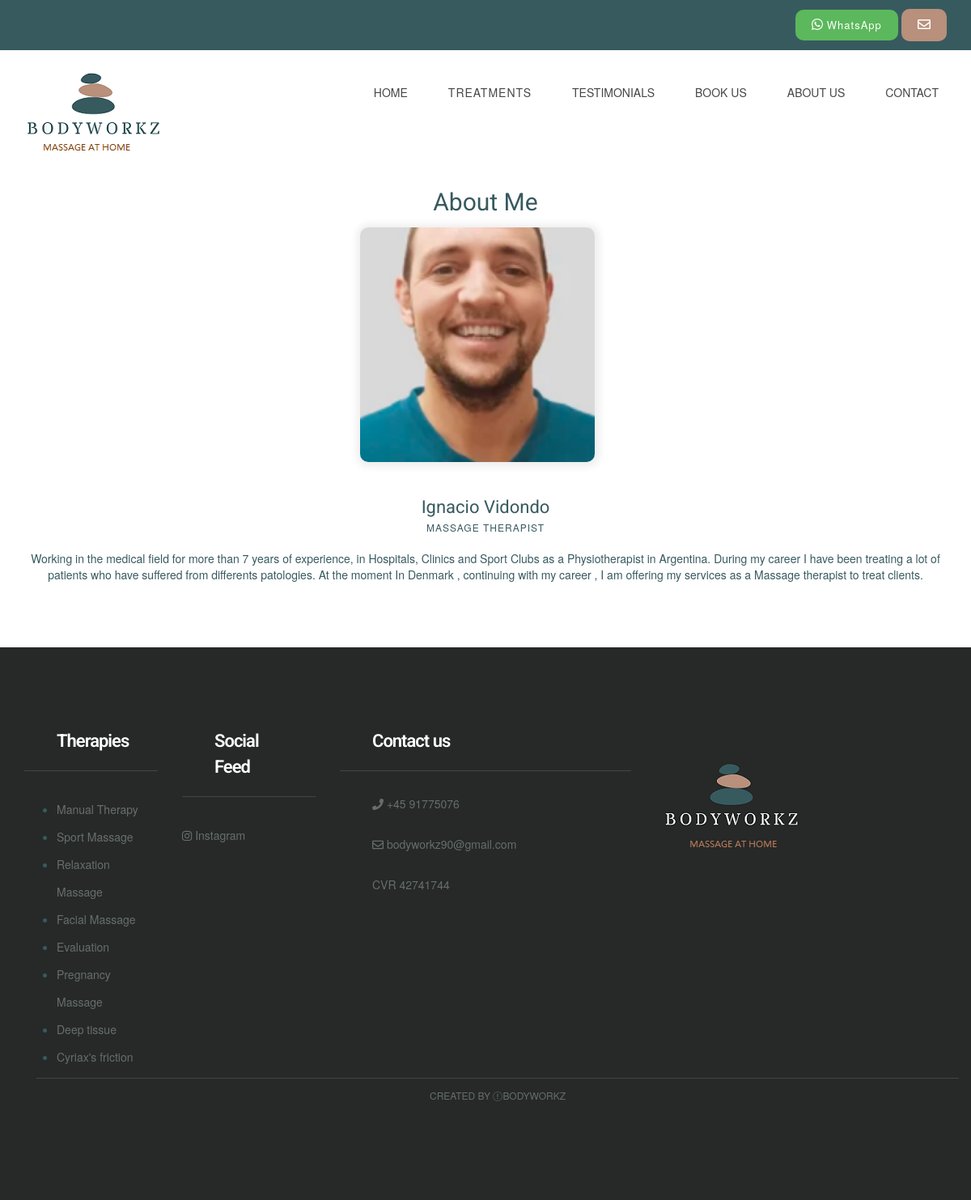
The page /our_therapist/ on the database its author committed.
### MainApp/models.py (models this page shows, shortened)
class Therapist(models.Model):
    name = models.CharField(max_length=200,verbose_name="Nombre")
    image = models.ImageField( upload_to="Images")
    terapia = models.CharField(max_length=200,verbose_name="Terapia")
    description = models.TextField(default="R")
    class Meta:
            verbose_name="Terapeuta"
            verbose_name_plural="Terapeutas"

class Therapy(models.Model):
    name = models.CharField(max_length=255 , verbose_name = "Nombre")
    image = models.ImageField(verbose_name="Foto", blank=True, null=True, upload_to="Images")
    short_description = models.CharField(max_length=150, verbose_name="Descripcion corta", blank=True, null=True,default="Massage")
    description = models.TextField()
    therapist = models.ManyToManyField(Therapist, verbose_name= "Terapeuta")
    duration = models.CharField(max_length=200, verbose_name = "Duracion", default="--")
    price = models.IntegerField(verbose_name="Precio",blank=True, null=True)
    class Meta:
            verbose_name="Terapia"
            verbose_name_plural="Terapias"

### MainApp/views.py (the view)
# urls.py: path('our_therapist/', views.our_therapist,name="our_therapist"),
def our_therapist(request):
    therapy = Therapy.objects.all()
    therapist = Therapist.objects.all()
    return render(request,'our_therapist.html',{'therapist':therapist, 'therapy':therapy})

### MainApp/templates/our_therapist.html
 {% extends "base.html" %} {% block content %} {% load static %}
<div class="mb60">
    <div class="container">
        <div class="row">
            <div class="col-lg-offset-2 col-lg-8 col-md-offset-2 col-md-8 col-sm-12 col-xs-12">
                <div class="section-title mb10 text-center">
                    <h1>About Me
                    </h1>
                </div>
            </div>
        </div>
        <div class="row">
            <div class="col-lg-12 col-sm-3 col-sm-6 col-xs-12">
                {% for terapeuta in therapist %}
                <div class="team-block">
                    <div class="team-img-container">
                        <img src="{{terapeuta.image.url}}" class="team-img" width="290" height="290">
                    </div>
                    <div class=" team-content ">
                        <h2 class="team-title ">
                            <a href="{% url 'therapist' terapeuta.id %} " class="tag">{{terapeuta.name}}</a>
                        </h2>
                        <div class="team-meta "><span class="team-designation ">{{terapeuta.terapia}}</span></div>
                        <br>
                        <div>
                            {{terapeuta.description}}
                        </div>
                    </div>
                </div>
                {% endfor %}
            </div>
        </div>
    </div>
</div>
</div> {% endblock %}

### MainApp/templates/base.html (shortened to what this page needs)
<!DOCTYPE html> {% load static %}
<html lang="en">
<head>
    <link href="{% static 'ap1/css/bootstrap.min.css' %}" rel="stylesheet">
    <link href="{% static 'ap1/css/font-awesome.min.css' %}" rel="stylesheet">
    <link href="{% static 'ap1/css/style.css' %}" rel="stylesheet">
</head>
<div class="header-top">
    <div class="container">
        <div class="row">
            <div class="col-lg-12 col-md-8 col-sm-8  col-xs-12">
                <div class="top-text">
                    <span class="text-block call-block">
                        <a href="https://wa.me/+4591775076 " title="click to open whatsapp chat ">
                            <button class="btn btn-success whatsapp-button">
                                <i class="fab fa-whatsapp" style="font-size: 16" aria-hidden="true "></i>
                                <span class="call-no" style="font-weight: 400; text-transform: capitalize">WhatsApp</span>
                    </button>
                    </a>
                    </span><a href="{% url 'contacto' %}" title="Contact Us"><button class="btn text-block mail-block hidden-xs hidden-sm">
                        <i class="fa fa-envelope-o" style="font-size: 16" aria-hidden="true "></i>
                    </button></a>
                </div>
            </div>
        </div>
    </div>
</div>
<div class="header">
    <div class="container">
        <div class="row">
            <div class="col-lg-4     col-md-4 col-sm-12 col-xs-12">
                <a href="{% url 'index' %}"><img src="{% static 'ap1/images/bodyworkz.png' %}" alt=""></a>
            </div>
            </ <div class="col-lg-6 col-md-4 col-sm-12 col-xs-12">
            <div class="navigation">
                <div id="navigation">
                    <ul>
                        <li class="active"><a href="{% url 'index' %}" title="Home">HOME</a></li>
                        <li class="active">
                            <a class="btn btn-secondary dropdown-toggle" href="#" role="button" id="dropdownMenuLink" data-toggle="dropdown" aria-haspopup="true" aria-expanded="false">
                                      Treatments
                                    </a>
                        </li>
                        <li><a href="{% url 'reviews' %}" title="Styleguide">TESTIMONIALS</a> </li>
                        <li>
                            <a href="{% url 'appointment' %}" title="Styleguide">BOOK US</a>
                        </li><li>
                            <a href="{% url 'about-us' %}" title="Styleguide">ABOUT US</a>
                        </li>
                        <li><a href="{% url 'contacto' %}" title="Contact Us">CONTACT</a> </li>
                    </ul>
                </div>
            </div>
        </div>
    </div>
</div>
</div>
{%block content %} {% endblock %}
<div class="footer">
    <div class="container">
        <div class="row">
            <div class="col-lg-2 col-md-3 col-sm-2 col-xs-12">
                <div class="footer-widget">
                    <h2 class="widget-title">Therapies</h2>
                    <ul>
                        {% for terapia in therapy %}
                        <li>
                            <a href="{% url 'article' terapia.id %} " class="tag">{{terapia.name}}</a> {% endfor %}
                        </li>
                    </ul>
                </div>
            </div>
            <div class="col-lg-2 col-md-2 col-sm-2 col-xs-12">
                <div class="footer-widget footer-social">
                    <h2 class="widget-title">Social Feed</h2>
                    <ul class="listnone">
                        <li>
                            <a href="http://instagram.com/_bodyworkz.dk"> <i class="fa fa-instagram"></i> Instagram</a>
                        </li>
                    </ul>
                </div>
            </div>
            <div class="col-lg-4 col-md-2 col-sm-2 col-xs-12">
                <div class="footer-widget footer-social">
                    <h2 class="widget-title">Contact us </h2>
                    <ul class="listnone contact">
                        <li><i class="fa fa-phone"></i> +45 91775076</li>
                        <li><i class="fa fa-envelope-o"></i> bodyworkz90@gmail.com</li>
                        <li> CVR 42741744</li>
                    </ul>
                </div>
            </div>
            <div class="col-lg-2 col-md-2 col-sm-6 col-xs-12">
                <div class="footer-widget footer-social">
                    <a href="{% url 'index' %}"><img src="{% static 'ap1/images/FOOTER.png' %}" alt=""></a>
                </div>
            </div>
        </div>
        <div class="tiny-footer">
            <div class="container">
                <div class="row">
                    <div class="col-lg-12 col-md-12 col-sm-12 col-xs-12">
                        <div class="copyright-content">
                            Created by <i class="fa fa-love"></i>Bodyworkz
                        </div>
                    </div>
                </div>
            </div>
        </div>
    </div>
    </body>
</html>

### MainApp/static/ap1/css/style.css (style rules this page uses)
h1, h2, h3, h4, h5, h6 { margin: 0; padding: 0; margin-bottom: 10px; color: #375a5f; font-weight: 400; font-family: 'Roboto', sans-serif; }
h1 { font-size: 30px; line-height: 42px; }
h2 { font-size: 22px; line-height: 32px; padding: 0px 40px 0px 40px; }
ul, ol { margin: 0; }
a { color: #375a5f; text-decoration: none; -webkit-transition: all 0.3s; -moz-transition: all 0.3s; transition: all 0.3s; }
.listnone { list-style: none; padding: 0px; }
.btn { display: inline-block; padding: 10px 20px; margin-bottom: 0; font-size: 13px; font-weight: 800; letter-spacing: 1px; line-height: 1.42857143; text-align: center; border: none; text-transform: uppercase; border-radius: 0px; }
.mb10 { margin-bottom: 10px; }
.mb60 { margin-bottom: 60px; }
.header { background-color: #fff; z-index: 9999; position: relative; padding-top: 20px; padding-bottom: 20px; }
.header-top { background-color: #375a5f; font-size: 15px; padding-top: 11px; padding-bottom: 11px; line-height: 15px; color: #fff; font-weight: 500; }
.top-text { text-align: right; }
.top-text .text-block { padding-left: 20px; color: #fff; line-height: 18px; }
.mail-block { border-radius: 10px; background-color: #b8907c; height: 40px; border: none; font-weight: 400; text-transform: lowercase; }
.whatsapp-button { border-radius: 10px; }
.navigation { float: right; }
#navigation, #navigation ul, #navigation ul li, #navigation ul li a, #navigation #menu-button { margin: 0; padding: 0; border: 0; list-style: none; line-height: 1; display: block; position: relative; -webkit-box-sizing: border-box; -moz-box-sizing: border-box; box-sizing: border-box; }
#navigation:after, #navigation>ul:after { content: "."; display: block; clear: both; visibility: hidden; line-height: 0; height: 0; }
#navigation { margin-top: 10px; }
#navigation>ul>li { float: left; }
#navigation>ul>li>a { padding: 15px 25px; font-size: 14px; color: #474747; text-decoration: none; font-weight: 500; text-transform: uppercase; border-radius:10px; }
.footer { background-color: #262928; padding-top: 100px; padding-bottom: 100px; }
.footer-widget .widget-title { color: #fff; font-weight: 600; letter-spacing: -1px; border-bottom: 1px solid #424544; padding-bottom: 20px; margin-bottom: 30px; }
.footer-widget li a { color: #676f6c; line-height: 34px; }
.footer .contact li { position: relative; padding-left: 40px; display: block; margin-bottom: 15px; padding: 0 0 15px 40px; color: #666e6b; }
.tiny-footer { background-color: #262928; padding-top: 9px; padding-bottom: 9px; font-size: 12px; color: #56575e; text-align: left; text-transform: uppercase; text-align: center; }
.copyright-content { border-top: 1px solid #424544; padding: 12px; color: #676f6c; }
.widget-title { margin-bottom: 20px; }
.team-block { margin-bottom: 20px; }
.team-img-container { margin-bottom: 20px; display: flex; align-items: center; flex-direction: column; }
.team-img { border-radius: 10px; box-shadow: 1px 1px 10px 5px #EEE; margin-bottom: 20px; margin-right: 20px; }
.team-content { text-align: center; }
.team-title { margin-bottom: 0px; }
.team-meta { text-transform: uppercase; font-size: 12px; color: #375a5f; font-weight: 500; letter-spacing: 1px; }

### rows shown on the page
Therapist: image (picture), name "Ignacio Vidondo", terapia "MASSAGE THERAPIST", description "Working in the medical field for more than 7 years of experience, in Hospitals, Clinics and Sport Clubs as a Physiotherapist in Argentina. During my career I have been treating a lot of patients who have suffered from differents patologies. At the moment In Denmark , continuing with my career , I am offering my services as a Massage therapist to treat clients."
Therapy: name "Manual Therapy"
Therapy: name "Sport Massage"
Therapy: name "Relaxation Massage"
Therapy: name "Facial Massage"
Therapy: name "Evaluation"
Therapy: name "Pregnancy Massage"
Therapy: name "Deep tissue"
Therapy: name "Cyriax's friction"
